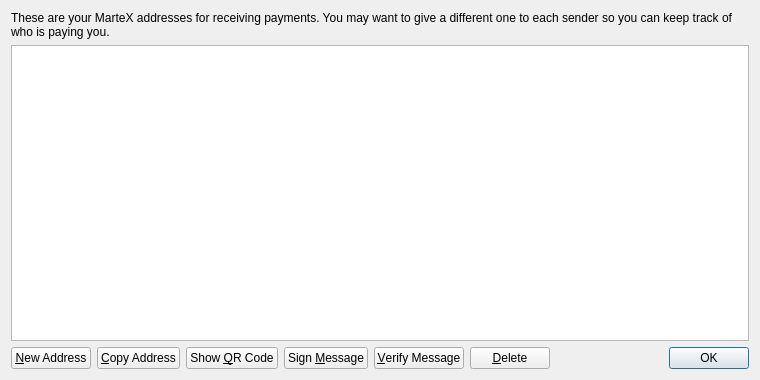
<?xml version="1.0" encoding="UTF-8"?>
<ui version="4.0">
 <class>AddressBookPage</class>
 <widget class="QWidget" name="AddressBookPage">
  <property name="geometry">
   <rect>
    <x>0</x>
    <y>0</y>
    <width>760</width>
    <height>380</height>
   </rect>
  </property>
  <property name="windowTitle">
   <string>Address Book</string>
  </property>
  <layout class="QVBoxLayout" name="verticalLayout">
   <item>
    <widget class="QLabel" name="labelExplanation">
     <property name="text">
      <string>These are your MarteX addresses for receiving payments. You may want to give a different one to each sender so you can keep track of who is paying you.</string>
     </property>
     <property name="textFormat">
      <enum>Qt::PlainText</enum>
     </property>
     <property name="wordWrap">
      <bool>true</bool>
     </property>
    </widget>
   </item>
   <item>
    <widget class="QTableView" name="tableView">
     <property name="contextMenuPolicy">
      <enum>Qt::CustomContextMenu</enum>
     </property>
     <property name="toolTip">
      <string>Double-click to edit address or label</string>
     </property>
     <property name="tabKeyNavigation">
      <bool>false</bool>
     </property>
     <property name="selectionMode">
      <enum>QAbstractItemView::SingleSelection</enum>
     </property>
     <property name="selectionBehavior">
      <enum>QAbstractItemView::SelectRows</enum>
     </property>
     <property name="sortingEnabled">
      <bool>true</bool>
     </property>
     <attribute name="verticalHeaderVisible">
      <bool>false</bool>
     </attribute>
    </widget>
   </item>
   <item>
    <layout class="QHBoxLayout" name="horizontalLayout">
     <item>
      <widget class="QPushButton" name="newAddressButton">
       <property name="toolTip">
        <string>Create a new address</string>
       </property>
       <property name="text">
        <string>&amp;New Address</string>
       </property>
      </widget>
     </item>
     <item>
      <widget class="QPushButton" name="copyToClipboard">
       <property name="toolTip">
        <string>Copy the currently selected address to the system clipboard</string>
       </property>
       <property name="text">
        <string>&amp;Copy Address</string>
       </property>
      </widget>
     </item>
     <item>
      <widget class="QPushButton" name="showQRCode">
       <property name="text">
        <string>Show &amp;QR Code</string>
       </property>
      </widget>
     </item>
     <item>
      <widget class="QPushButton" name="signMessage">
       <property name="toolTip">
        <string>Sign a message to prove you own a MarteX address</string>
       </property>
       <property name="text">
        <string>Sign &amp;Message</string>
       </property>
      </widget>
     </item>
     <item>
      <widget class="QPushButton" name="verifyMessage">
       <property name="toolTip">
        <string>Verify a message to ensure it was signed with a specified MarteX address</string>
       </property>
       <property name="text">
        <string>&amp;Verify Message</string>
       </property>
      </widget>
     </item>
     <item>
      <widget class="QPushButton" name="deleteButton">
       <property name="toolTip">
        <string>Delete the currently selected address from the list</string>
       </property>
       <property name="text">
        <string>&amp;Delete</string>
       </property>
      </widget>
     </item>
     <item>
      <spacer name="horizontalSpacer">
       <property name="orientation">
        <enum>Qt::Horizontal</enum>
       </property>
       <property name="sizeHint" stdset="0">
        <size>
         <width>40</width>
         <height>20</height>
        </size>
       </property>
      </spacer>
     </item>
     <item>
      <widget class="QDialogButtonBox" name="buttonBox">
       <property name="sizePolicy">
        <sizepolicy hsizetype="Maximum" vsizetype="Fixed">
         <horstretch>0</horstretch>
         <verstretch>0</verstretch>
        </sizepolicy>
       </property>
       <property name="standardButtons">
        <set>QDialogButtonBox::Ok</set>
       </property>
      </widget>
     </item>
    </layout>
   </item>
  </layout>
 </widget>
 <resources>
  <include location="../bitcoin.qrc"/>
 </resources>
 <connections/>
</ui>
